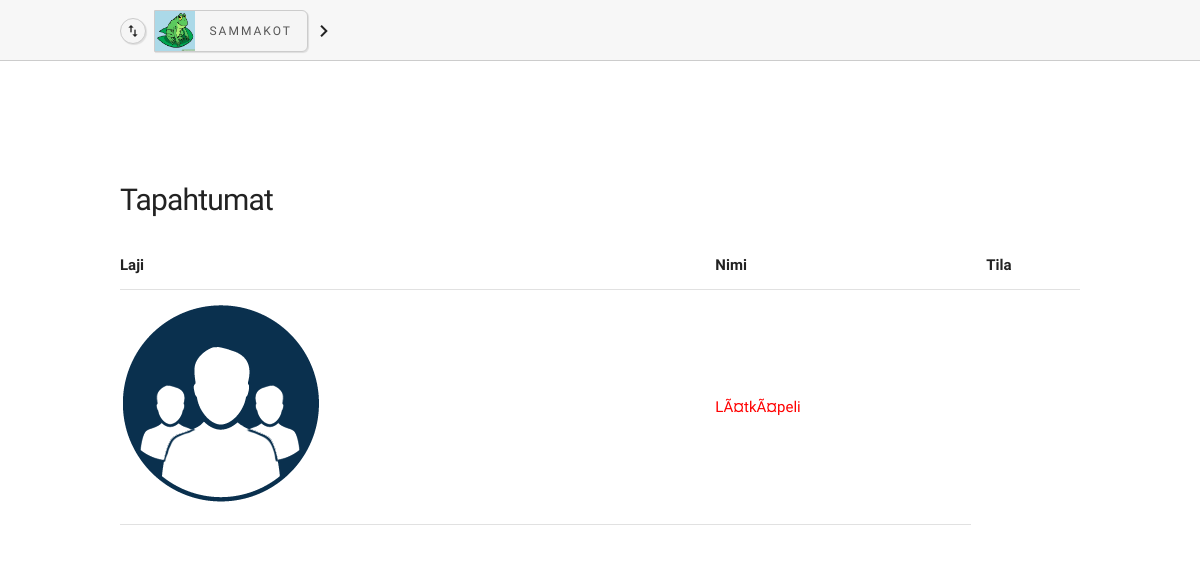
The page /my_events.php (signed in) on the database as committed earlier.
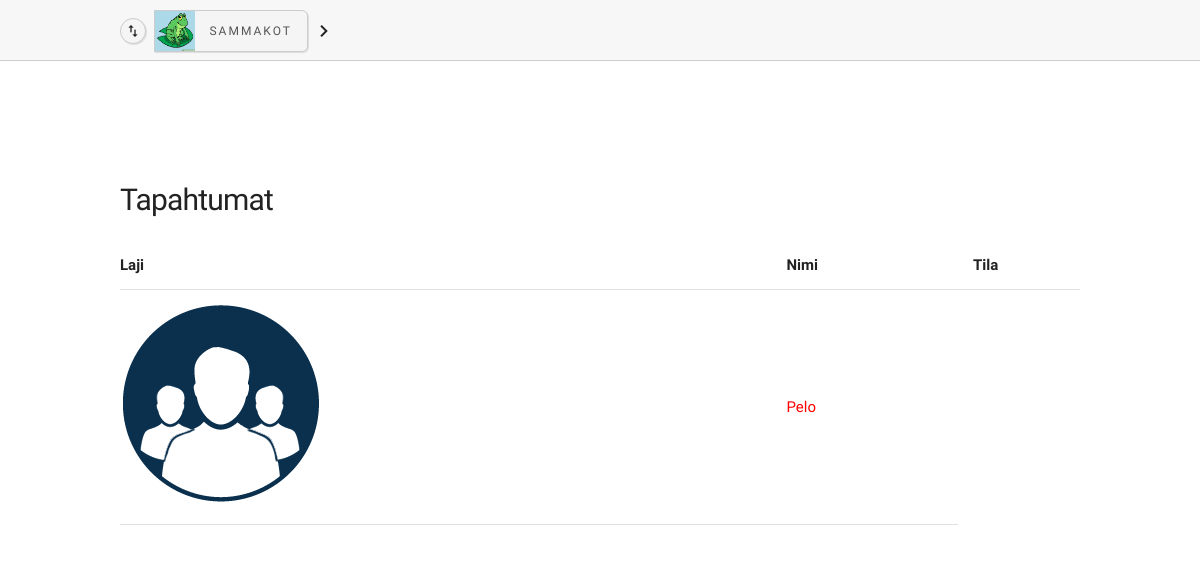
The same page on the database as committed later.
### tables this page shows
CREATE TABLE `event` (
  `id` int(11) NOT NULL,
  `owner_id` int(11) NOT NULL,
  `user_id` int(11) NOT NULL,
  `team_id` int(11) NOT NULL,
  `name` varchar(128) NOT NULL,
  `date` date NOT NULL
);

### functions.php (the view, shortened to what this page needs)
<?php
function listEvents($mod)
{
	include 'dbh.php';
	if (isset($_SESSION['teamId'])) {
	$teamId = $_SESSION['teamId'];
}
	if ($mod == "all") {
			$stmt = $conn->prepare("SELECT * from event WHERE team_id = :teamid ");
			$stmt->bindParam(':teamid',$teamId);
	}
	$stmt->execute();
	while ($row = $stmt->fetch()) {
		$showId = $row['id'];
		$showName = $row['name'];
		$showTeam = $row['team_id'];
		$showDate = $row['date'];
		echo "<tr>";
		if ($mod != "all") {
			echo '<td><a style="text-decoration:none;" href="event_overview.php?eventId=' . $showId . '">' . $showName . '</a></td>';
		if (!isset($teamId)) {
			$stmt2 = $conn->prepare("SELECT * from user WHERE team_id = :teamid");
			$stmt2->bindParam(':teamid',$showTeam);
			$stmt2->execute();
			$row2 = $stmt2->fetch();
			$teamUid = $row2['uid'];
			echo '<td><p style="margin-bottom: 0;">' . $teamUid . '</p></td>';
		}
			echo '<td><p style="margin-bottom: 0;">' . $showDate . '</p></td>';
		}
		else {
			echo '<td><img src="default_team.png"></td>';
			echo '<td><a style="text-decoration:none;" href="event_overview.php?eventId=' . $showId . '">' . $showName . '</a></td>';
		}
		echo "</tr>";
	}
}
?>

### inc/header.php
<!DOCTYPE html>
<html>
  <?php include('inc/head.php'); ?>
<body>
 <?php
    $url = "$_SERVER[REQUEST_URI]";
    if ($url != "/otteluohjelma/index.php" && $url != "/otteluohjelma/error.php" && strpos($url,"verify.php") == false && $url != "/otteluohjelma/register.php") {
    echo "<header>";
    include('inc/nav.php');
    echo "</header>";
  }
?>
<div class="wrapper">

### inc/head.php (shortened to what this page needs)
<head>
  <link rel="stylesheet" type="text/css" href="css/normalize.css">
  <link rel="stylesheet" type="text/css" href="css/skeleton.css">
  <link rel="stylesheet" type="text/css" href="css/style.css">
</head>

### inc/nav.php (shortened to what this page needs)
<nav class="navbar">
    <?php if ($_SESSION['type'] == 0) {
      echo '<div class="row" style="background-color: #BFD0D6;">';
    } else {
      echo '<div class="row" style="background-color: #f7f7f7;">';
    }
    ?>
    <div class="one column" style="text-align:center;position: relative;">
    </div>
      <div class="container">
        <ul class="navbar-list">
          <?php
          $session = $profile = $profile2 = $teams = $url = $url2 = $url3 = "";
          if (isset($_SESSION)) {
            if (isset($_SESSION['teamId'])) {
              $profile = 'profile.php?teamId=' . $_SESSION['teamId'];
            } else {
              $profile = 'profile.php';
            }
          }
          $url        =   'location.href="'.$profile.'"';
          if (isset($_SESSION['teamId'])) {
            $teamUid   =   $_SESSION['teamUid'];
            $teamId     =   $_SESSION['teamId'];
          }
          if (isset($_SESSION['teamId'])) {
            $fileName = 'images/logos/'.$teamUid.$teamId.'.jpg';
            if (file_exists($fileName)){
              $profileFile = $fileName;
              $profileName = $teamUid;
            }else{
              $profileLink = $url;
              $profileFile = "images/logos/joukkue.png";
              $profileName = $teamUid;
            }
          }
          echo '<li class="liLogo navbar-item">
                  <i class="material-icons changeTeam">import_export</i>
                  <div class="btn openNav">
                    <a class="navbar-link">
                      <div class="ctx">
                        <div class="ctx-r">
                          <div class="avatar" style="background-image: url(' . $profileFile . ');"></div>
                        </div>
                        <div class="ctx-r">
                          <div class="name">' . $profileName . '</div>
                        </div>
                      </div>
                    </a>
                  </div>
                  <i class="material-icons openNav">keyboard_arrow_right</i>
                </li>';
          ?>
      </ul>
    </div>
  </div>
</nav>

### my_events.php (shortened to what this page needs)
<?php
  include('inc/header.php');
  include 'functions.php';
?>
  <div class="container">
    <div class="row">
      <div class="twelve columns" >
        <h4 style="position: relative;">
          Tapahtumat
        </h4>
      </div>
    </div>
    <div class="row">
        <form name="form" action="functions.php" method="GET">
          <table class='u-full-width'>
          <thead>
              <tr>
                <th>Laji</th>
                <th>Nimi</th>
                <th>Tila</th>
              </tr>
            </thead>
          <?php listEvents('all');
          ?>
          </table>
            </form>
    </div>
  <?php
    include ('inc/footer.php');
  ?>

### inc/footer.php (shortened to what this page needs)
   </div>
</body>
</html>

### css/skeleton.css (style rules this page uses)
.container { position: relative; width: 100%; max-width: 960px; margin: 0 auto; padding: 0 20px; box-sizing: border-box; }
.column, .columns { width: 100%; float: left; box-sizing: border-box; }
@media (min-width: 400px) { .container { width: 85%; padding: 0; } }
@media (min-width: 550px) { .container { width: 80%; } }
@media (min-width: 550px) { .column, .columns { margin-left: 4%; } }
@media (min-width: 550px) { .column:first-child, .columns:first-child { margin-left: 0; } }
@media (min-width: 550px) { .one.column, .one.columns { width: 4.66666666667%; } }
@media (min-width: 550px) { .twelve.columns { width: 100%; margin-left: 0; } }
html { font-size: 62.5%; }
body { font-size: 1.5em; line-height: 1.6; font-weight: 300; font-family: "Ubuntu", "Raleway", "HelveticaNeue", "Helvetica Neue", Helvetica, Arial, sans-serif; color: #222; }
h1, h2, h3, h4, h5, h6 { margin-top: 0; margin-bottom: 2rem; font-weight: 300; }
h4 { font-size: 2.4rem; line-height: 1.35; letter-spacing: -.08rem; }
@media (min-width: 550px) { h4 { font-size: 3.0rem; } }
a { color: #1EAEDB; }
ul { list-style: circle inside; }
ol, ul { padding-left: 0; margin-top: 0; }
li { margin-bottom: 1rem; }
th, td { padding: 12px 15px; text-align: left; border-bottom: 1px solid #E1E1E1; }
th:first-child, td:first-child { padding-left: 0; }
th:last-child, td:last-child { padding-right: 0; }
pre, blockquote, dl, figure, table, p, ul, ol, form { margin-bottom: 2.5rem; }
.u-full-width { width: 100%; box-sizing: border-box; }
.container:after, .row:after, .u-cf { content: ""; display: table; clear: both; }

### css/style.css (style rules this page uses)
* { box-sizing: border-box; padding: 0; margin: 0; }
img { -webkit-user-select: none !important; -moz-user-select: none !important; -ms-user-select: none !important; user-select: none !important; }
html { height: 100%; }
body { overflow-y: scroll; }
a { color: red; }
header { width: 100%; border-bottom: 1px solid #ccc; background-color: transparent; position: absolute; top: 0; z-index: 100; left: 0; }
.wrapper { margin-top: 180px; }
.navbar-list { list-style: none; margin-bottom: 0; }
.navbar-item { position: relative; float: left; margin-bottom: 0; margin-right: 21px; height: 60px; line-height: 60px; }
.navbar-link { text-transform: uppercase; font-size: 11px; font-weight: 300; letter-spacing: .2rem; text-decoration: none; color: #555; cursor: pointer; }
.liLogo { padding: 10px 0px; line-height: initial; margin-right: 10px; }
.liLogo .openNav, .liLogo .changeTeam, .btn { display: inline-block; cursor: pointer; vertical-align: middle; }
.liLogo .changeTeam { border-radius: 50%; padding: 4px; margin-right: 4px; border: 1px solid #ccc; background-color: #f5f5f5; box-shadow: 1px 1px 1px rgba(0,0,0,0.1); font-size: 16px; }
.btn { margin: 0; }
.ctx { border: 1px solid #ccc; border-bottom-right-radius: 6px; border-top-right-radius: 6px; background-color: #f5f5f5; float: left; box-shadow: 1px 1px 1px rgba(0,0,0,0.1); cursor: pointer; }
.ctx .ctx-r { display: inline-block; height: 40px; vertical-align: middle; }
.ctx .avatar { width: 40px; height: 40px; background-image: url('../images/default.png'); background-size: 100% 100%; background-repeat: no-repeat; background-position: center; }
.ctx .name { float: left; position: relative; top: 13px; padding: 0px 15px 0px 10px; font-size: 12px; font-weight: 300; letter-spacing: .2rem; color: #555; }

Rows that differ between the two databases and show on the page:
removed event: name "LÃ¤tkÃ¤peli"
added event: name "Pelo"
